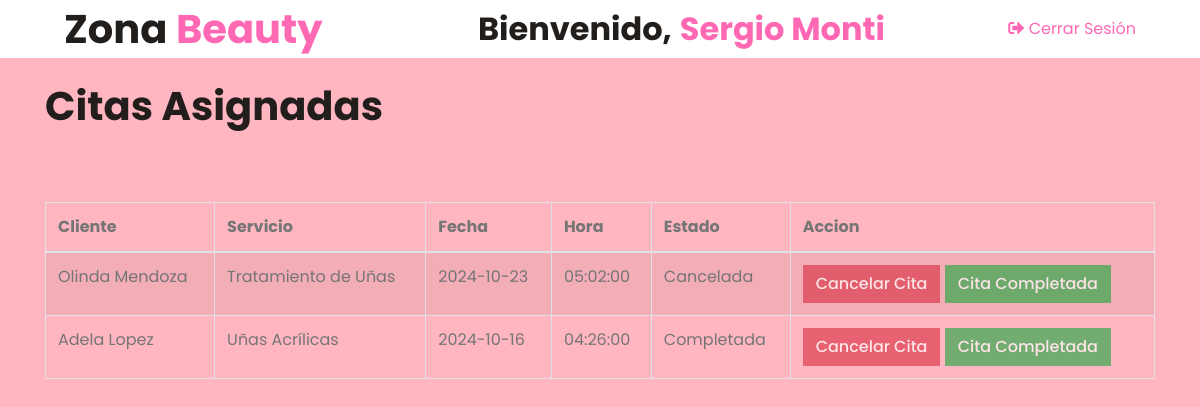
The app's page /Vistas/empleados/indexEmpleado.php (signed in) with its own data.
### tables this page shows
CREATE TABLE `citas` (
  `id_cita` int(11) NOT NULL,
  `id_usuario` int(11) NOT NULL,
  `id_servicio` int(11) NOT NULL,
  `fecha` date NOT NULL,
  `hora` time NOT NULL,
  `estado` enum('Pendiente','Confirmada','Cancelada','Completada') DEFAULT 'Pendiente',
  `comentarios` text DEFAULT NULL,
  `fechaCreacion` datetime NOT NULL DEFAULT current_timestamp()
);

CREATE TABLE `usuarios` (
  `id_usuario` int(11) NOT NULL,
  `nombre_completo` varchar(255) NOT NULL,
  `edad` int(11) NOT NULL,
  `usuario` varchar(50) NOT NULL,
  `correo` varchar(100) NOT NULL,
  `contrasena` varchar(255) NOT NULL,
  `telefono` varchar(20) DEFAULT NULL,
  `rol` enum('Cliente') NOT NULL,
  `fecha_registro` datetime DEFAULT current_timestamp()
);

CREATE TABLE `servicios` (
  `id_servicio` int(11) NOT NULL,
  `nombre_servicio` varchar(100) NOT NULL,
  `descripcion` text DEFAULT NULL,
  `duracion` int(11) NOT NULL,
  `precio` decimal(10,2) NOT NULL,
  `estado` enum('Activo','Inactivo') DEFAULT 'Activo'
);

### Vistas/empleados/indexEmpleado.php (the view, shortened to what this page needs)
<?php
require "../../Modelo/conexion.php";
$usuario =  $_SESSION['idEmpleado'];
$nombre =  $_SESSION['nombreCompleto'];
$query = "
    SELECT
        u.nombre_completo AS usuario,
        s.nombre_servicio,
        c.fecha,
        c.hora,
        c.estado,
        c.id_cita
    FROM
        asignacionesservicios asg
    JOIN
        empleados e ON asg.id_empleado = e.id_empleado
    JOIN
        citas c ON asg.id_cita = c.id_cita
    JOIN
        servicios s ON c.id_servicio = s.id_servicio
    JOIN
        usuarios u ON c.id_usuario = u.id_usuario
    WHERE
        e.id_empleado = :id_empleado
    ORDER BY
        c.fecha DESC, c.hora DESC;
";
$stmt = $db->prepare($query);
$stmt->bindParam(':id_empleado', $usuario);
$stmt->execute();
$citasAsignadas = $stmt->fetchAll(PDO::FETCH_ASSOC);
?>
<!DOCTYPE html>
<html lang="en">
<head>
    <link rel="stylesheet" href="../../css/style.min.css">
    <link href="https://cdnjs.cloudflare.com/ajax/libs/font-awesome/5.10.0/css/all.min.css" rel="stylesheet">
    <link href="../../lib/animate/animate.min.css" rel="stylesheet">
    <link href="../../lib/owlcarousel/assets/owl.carousel.min.css" rel="stylesheet">
    <link href="../../lib/tempusdominus/css/tempusdominus-bootstrap-4.min.css" rel="stylesheet" />
    <link href="../css/style.css" rel="stylesheet">
</head>
<body style="background-color: lightpink">
<div class="container-fluid p-0">
    <nav class="navbar navbar-expand-lg bg-white navbar-light py-3 py-lg-0 px-lg-5">
        <a href="#" class="navbar-brand ml-lg-3">
            <h1 class="m-0 text-primary"><span class="text-dark">Zona</span> <span style="color:#FF69B4;">Beauty</span></h1>
        </a>
        <div class="collapse navbar-collapse justify-content-between px-lg-3" id="navbarCollapse">
            <div class="d-flex align-items-center mx-auto">
                <h2 class="m-0">Bienvenido,</h2>
                <h2 class="m-0 text-primary ml-2"><?php echo $nombre; ?></h2>
            </div>
            <a href="../../Controlador/cerrarEmpleado.php" cl   ass="btn btn-outline-danger d-none d-lg-block ml-3">
                <i class="fas fa-sign-out-alt"></i> Cerrar Sesión
            </a>
        </div>
    </nav>
</div>
<div class="container is-fluid">
    <div class="col-xs-12">
        <br>
        <h1>Citas Asignadas</h1>
        <br><br>
        <table class="table table-bordered table-striped">
            <thead>
            <tr>
                <th>Cliente</th>
                <th>Servicio</th>
                <th>Fecha</th>
                <th>Hora</th>
                <th>Estado</th>
                <th>Accion</th>
            </tr>
            </thead>
            <tbody>
            <?php foreach ($citasAsignadas as $cita): ?>
                <tr>
                    <td><?php echo htmlspecialchars($cita['usuario']); ?></td>
                    <td><?php echo htmlspecialchars($cita['nombre_servicio']); ?></td>
                    <td><?php echo htmlspecialchars($cita['fecha']); ?></td>
                    <td><?php echo htmlspecialchars($cita['hora']); ?></td>
                    <td><?php echo htmlspecialchars($cita['estado']); ?></td>
                    <td>
                        <form action="../../Controlador/actualizarEstadoCita.php" method="POST" style="display:inline-block;">
                            <input type="submit"
                                   value="Cancelar Cita"
                                   class="btn btn-danger"
                                <?php echo ($cita['estado'] !== 'Confirmada') ? 'disabled' : ''; ?>>
                        </form>
                        <form action="../../Controlador/actualizarEstadoCita.php" method="POST" style="display:inline-block;">
                            <input type="submit"
                                   value="Cita Completada"
                                   class="btn btn-success"
                                <?php echo ($cita['estado'] !== 'Confirmada') ? 'disabled' : ''; ?>>
                        </form>
                    </td>
                </tr>
            <?php endforeach; ?>
            </tbody>
        </table>
    </div>
</div>
</body>
</html>

### records on screen
citas: id_usuario.nombre_completo "Olinda Mendoza", id_servicio.nombre_servicio "Tratamiento de Uñas", fecha "2024-10-23", hora "05:02:00", estado "Cancelada", estado "Cancelar Cita", estado "Cita Completada"
citas: id_usuario.nombre_completo "Adela Lopez", id_servicio.nombre_servicio "Uñas Acrílicas", fecha "2024-10-16", hora "04:26:00", estado "Completada", estado "Cancelar Cita", estado "Cita Completada"

### other values on screen
$nombre "Sergio Monti"
